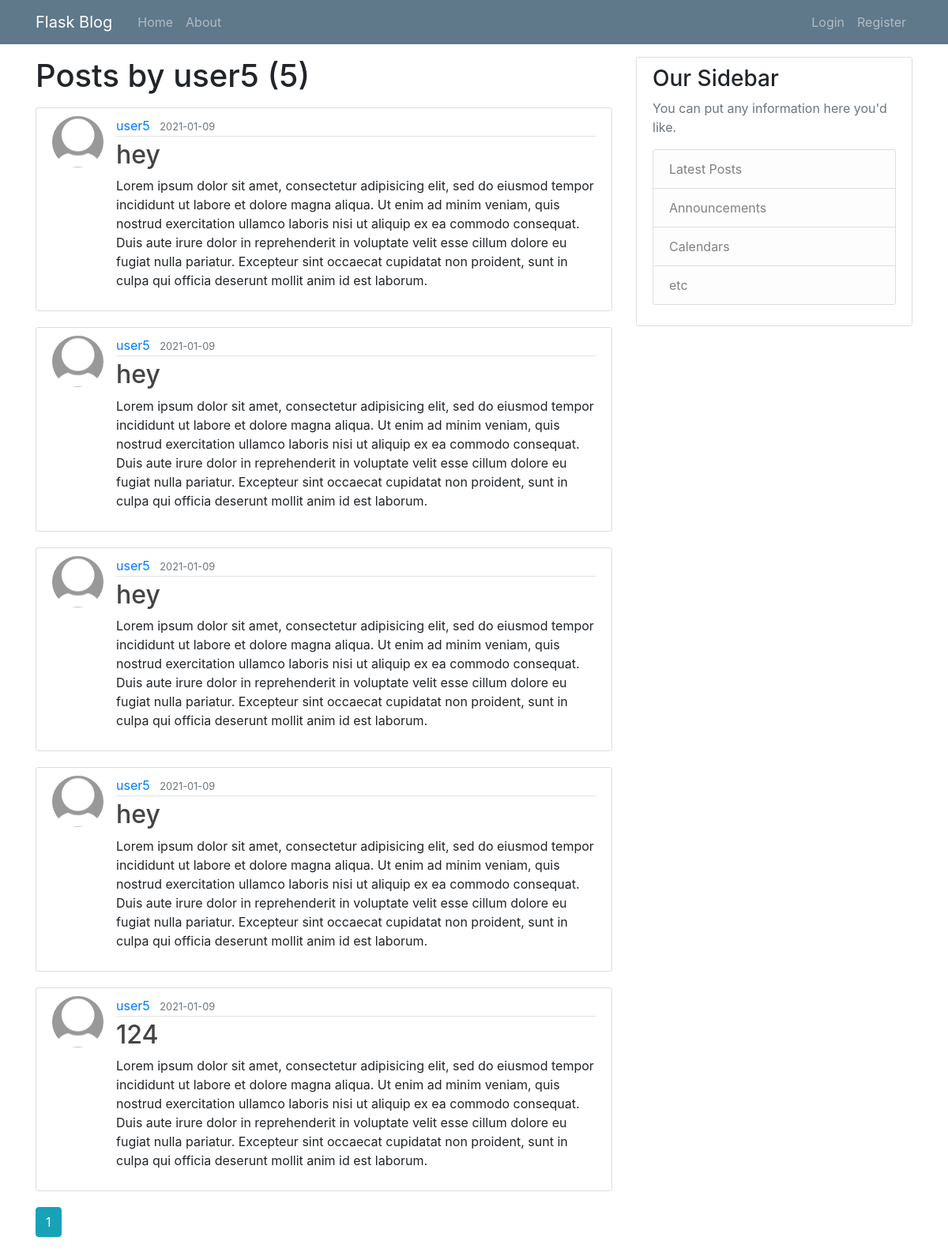
Before: /user/user5 with the older database file.
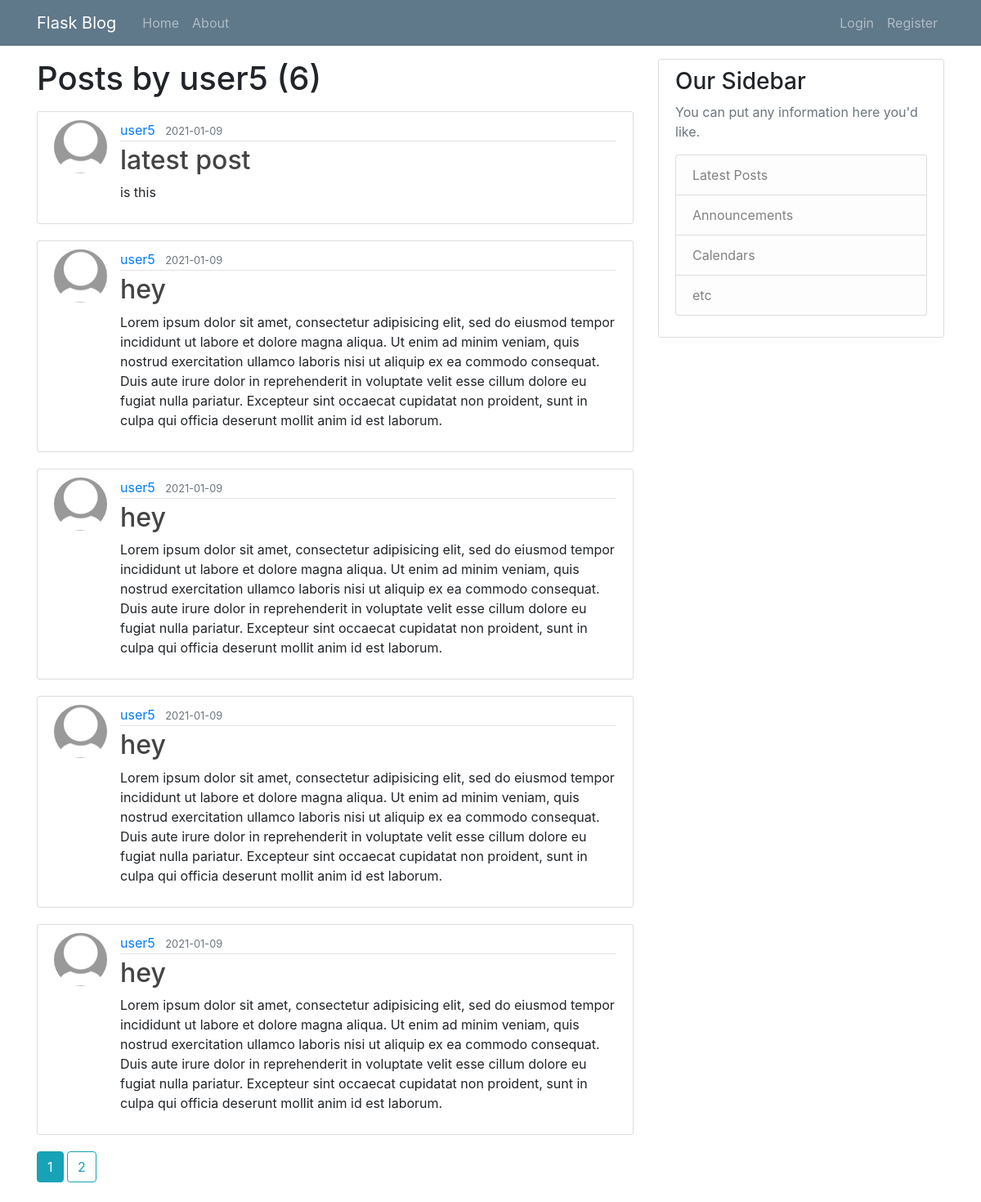
After: the same page with the newer database file.
### Blog/models.py (models this page shows, shortened)
class User(db.Model, UserMixin):
    id = db.Column(db.Integer, primary_key=True)
    username = db.Column(db.String(20), unique=True, nullable=False)
    email = db.Column(db.String(120), unique=True, nullable=False)
    image_file = db.Column(db.String(20), nullable=False, default='default.jpg')
    password = db.Column(db.String(60), nullable=False)
    posts = db.relationship('Post', backref='author', lazy=True)

class Post(db.Model):
    id = db.Column(db.Integer, primary_key=True)
    title = db.Column(db.String(100), nullable=False)
    date_posted = db.Column(db.DateTime, nullable=False, default=datetime.utcnow)
    content = db.Column(db.Text, nullable=False)
    user_id = db.Column(db.Integer, db.ForeignKey('user.id'), nullable=False)

### Blog/routes.py (the view)
@app.route("/user/<string:username>")
def user_posts(username):
    page = request.args.get('page', 1, type=int)
    user = User.query.filter_by(username=username).first_or_404()
    posts = Post.query.filter_by(author=user).order_by(Post.date_posted.desc()).paginate(page=page, per_page=5)
    return render_template('user_posts.html', posts=posts, user=user)

### Blog/templates/user_posts.html (shortened to what this page needs)
{% extends "base.html" %}
{% block content %}
    <h1 class="mb-3">Posts by {{ user.username }} ({{ posts.total }})</h1>
    {% for post in posts.items %}
    <article class="media content-section">
      <img class="rounded-circle article-img" src="{{url_for('static', filename='images/' + post.author.image_file) }}" alt="">
      <div class="media-body">
        <div class="article-metadata">
          <a class="mr-2" href="{{url_for('user_posts', username=post.author.username)}}">{{ post.author.username }}</a>
          <small class="text-muted">{{ post.date_posted.strftime('%Y-%m-%d') }}</small>
        </div>
        <h2><a class="article-title" href="{{url_for('post', post_id=post.id)}}">{{ post.title }}</a></h2>
        <p class="article-content">{{ post.content }}</p>
      </div>
    </article>
    {% endfor %}
    {% for page_num in posts.iter_pages(left_edge=1, right_edge=1, left_current=1, right_current=2) %}
      {% if page_num %}
        {% if posts.page == page_num %}
            <a class="btn btn-info mb-4" href="{{ url_for('user_posts', username=user.username, page=page_num) }}">{{ page_num }}</a>
        {% else %}
            <a class="btn btn-outline-info mb-4" href="{{ url_for('user_posts', username=user.username, page=page_num) }}">{{ page_num }}</a>
        {% endif %}
      {% else %}
        ...
      {% endif %}
    {% endfor %}
{% endblock content %}

### Blog/templates/base.html (shortened to what this page needs)
<!DOCTYPE html>
<html lang="en" dir="ltr">
  <head>
   <link rel="stylesheet" tyle="text/css" href={{url_for('static',filename='main.css')}}>
   <link rel="stylesheet" href="https://maxcdn.bootstrapcdn.com/bootstrap/4.0.0/css/bootstrap.min.css">
  </head>
  <body>
      <header class="site-header">
        <nav class="navbar navbar-expand-md navbar-dark bg-steel fixed-top">
          <div class="container">
            <a class="navbar-brand mr-4" href="/">Flask Blog</a>
            <div class="collapse navbar-collapse" id="navbarToggle">
              <div class="navbar-nav mr-auto">
                <a class="nav-item nav-link" href="{{ url_for('home') }}">Home</a>
                <a class="nav-item nav-link" href="{{ url_for('about') }}">About</a>
              </div>
              <div class="navbar-nav">
                {% if current_user.is_authenticated %}
                  <a class="nav-item nav-link" href="{{ url_for('new_post') }}">New Post</a>
                  <a class="nav-item nav-link" href="{{ url_for('account') }}">Account</a>
                  <a class="nav-item nav-link" href="{{ url_for('logout') }}">Logout</a>
                {% else %}
                  <a class="nav-item nav-link" href="{{ url_for('login') }}">Login</a>
                  <a class="nav-item nav-link" href="{{ url_for('register') }}">Register</a>
                {% endif %}
              </div>
            </div>
          </div>
        </nav>
      </header>
      <main role="main" class="container">
        <div class="row">
          <div class="col-md-8">
            <br>
            <br>
            <br>
            {% block content %}{% endblock %}
          </div>
          <div class="col-md-4">
            <br>
            <br>
            <br>
            <div class="content-section">
              <h3>Our Sidebar</h3>
              <p class='text-muted'>You can put any information here you'd like.
                <ul class="list-group">
                  <li class="list-group-item list-group-item-light">Latest Posts</li>
                  <li class="list-group-item list-group-item-light">Announcements</li>
                  <li class="list-group-item list-group-item-light">Calendars</li>
                  <li class="list-group-item list-group-item-light">etc</li>
                </ul>
              </p>
            </div>
          </div>
        </div>
      </main>
  </body>
  </body>
</html>

### Blog/static/main.css (style rules this page uses)
body { background: #fafafa; color: #333333; margin-top: 5rem; }
h1, h2, h3, h4, h5, h6 { color: #444444; }
.bg-steel { background-color: #5f788a; }
.site-header .navbar-nav .nav-link { color: #cbd5db; }
.content-section { background: #ffffff; padding: 10px 20px; border: 1px solid #dddddd; border-radius: 3px; margin-bottom: 20px; }
.article-title { color: #444444; }
.article-content { white-space: pre-line; }
.article-img { height: 65px; width: 65px; margin-right: 16px; }
.article-metadata { padding-bottom: 1px; margin-bottom: 4px; border-bottom: 1px solid #e3e3e3 }

Changed rows visible on the page:
no longer on this page (row unchanged): Post: image_file (placeholder picture), author.username "user5", date_posted "2021-01-09", title "124", content "Lorem ipsum dolor sit amet, consectetur adipisicing elit, sed do eiusmod tempor incididunt ut labore et dolore magna aliqua. Ut enim ad minim veniam, quis nostrud exercitation ullamco laboris nisi ut aliquip ex ea commodo consequat. Duis aute irure dolor in reprehenderit in voluptate velit esse cillum dolore eu fugiat nulla pariatur. Excepteur sint occaecat cupidatat non proident, sunt in culpa qui officia deserunt mollit anim id est laborum."
added Post: image_file (placeholder picture), author.username "user5", date_posted "2021-01-09", title "latest post", content "is this"
Other visible differences:
{{ posts.total }}: "5" → "6"
new list line: "2"
